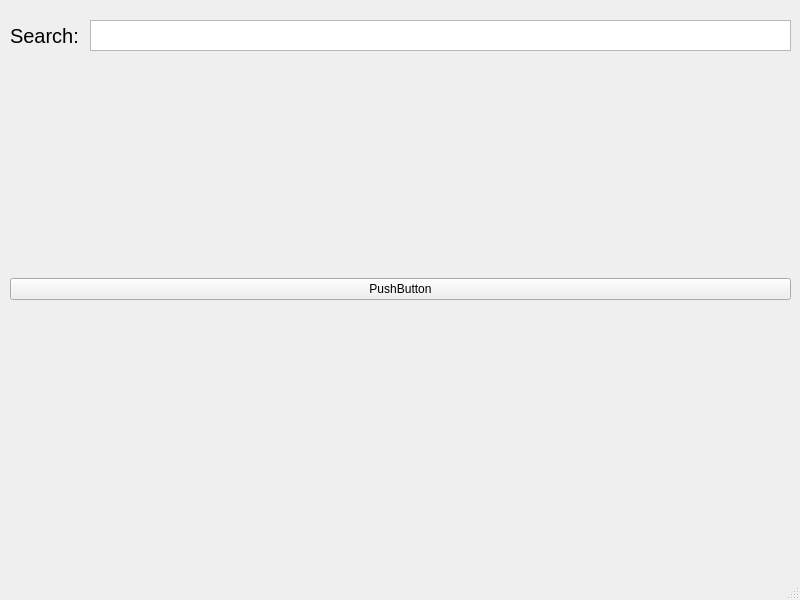
<?xml version="1.0" encoding="UTF-8"?>
<ui version="4.0">
 <class>Recman</class>
 <widget class="QMainWindow" name="Recman">
  <property name="geometry">
   <rect>
    <x>0</x>
    <y>0</y>
    <width>800</width>
    <height>600</height>
   </rect>
  </property>
  <property name="windowTitle">
   <string>Recman</string>
  </property>
  <widget class="QWidget" name="centralwidget">
   <widget class="QTextBrowser" name="textBrowser">
    <property name="geometry">
     <rect>
      <x>90</x>
      <y>20</y>
      <width>701</width>
      <height>31</height>
     </rect>
    </property>
    <property name="html">
     <string>&lt;!DOCTYPE HTML PUBLIC &quot;-//W3C//DTD HTML 4.0//EN&quot; &quot;http://www.w3.org/TR/REC-html40/strict.dtd&quot;&gt;
&lt;html&gt;&lt;head&gt;&lt;meta name=&quot;qrichtext&quot; content=&quot;1&quot; /&gt;&lt;style type=&quot;text/css&quot;&gt;
p, li { white-space: pre-wrap; }
&lt;/style&gt;&lt;/head&gt;&lt;body style=&quot; font-family:'Noto Sans'; font-size:10pt; font-weight:400; font-style:normal;&quot;&gt;
&lt;p style=&quot;-qt-paragraph-type:empty; margin-top:0px; margin-bottom:0px; margin-left:0px; margin-right:0px; -qt-block-indent:0; text-indent:0px;&quot;&gt;&lt;br /&gt;&lt;/p&gt;&lt;/body&gt;&lt;/html&gt;</string>
    </property>
   </widget>
   <widget class="QLabel" name="label">
    <property name="geometry">
     <rect>
      <x>10</x>
      <y>20</y>
      <width>81</width>
      <height>31</height>
     </rect>
    </property>
    <property name="font">
     <font>
      <pointsize>15</pointsize>
     </font>
    </property>
    <property name="text">
     <string>Search:</string>
    </property>
   </widget>
   <widget class="QWidget" name="verticalLayoutWidget">
    <property name="geometry">
     <rect>
      <x>10</x>
      <y>49</y>
      <width>781</width>
      <height>481</height>
     </rect>
    </property>
    <layout class="QVBoxLayout" name="verticalLayout">
     <item>
      <widget class="QPushButton" name="pushButton">
       <property name="text">
        <string>PushButton</string>
       </property>
      </widget>
     </item>
    </layout>
   </widget>
  </widget>
  <widget class="QMenuBar" name="menubar">
   <property name="geometry">
    <rect>
     <x>0</x>
     <y>0</y>
     <width>800</width>
     <height>30</height>
    </rect>
   </property>
  </widget>
  <widget class="QStatusBar" name="statusbar"/>
 </widget>
 <resources/>
 <connections/>
</ui>
